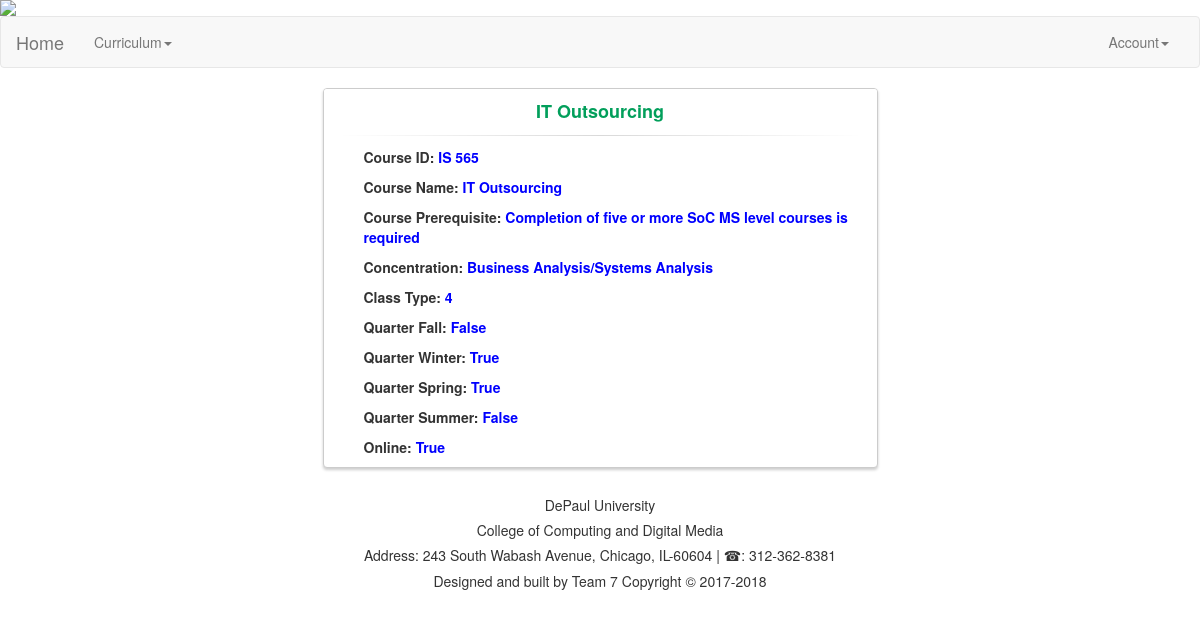
The page /isdetail/48/ on the database as committed earlier.
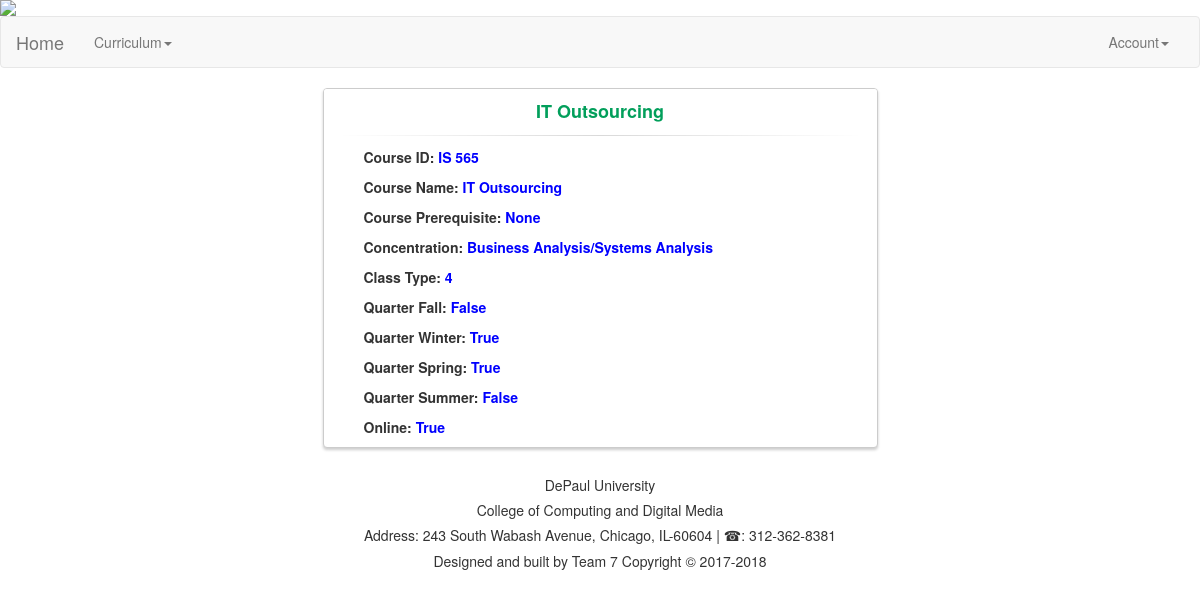
The same page on the database as committed later.
### courses/is_models.py (models this page shows, shortened)
class IS_Course(models.Model):
    is_course_id = models.CharField(max_length=120)
    is_course_name = models.CharField(max_length=120)
    is_pre_req = models.CharField(max_length=120)
    is_cons = models.CharField(max_length=120)
    is_class_type = models.CharField(max_length=120)
    fall = models.BooleanField()
    winter = models.BooleanField()
    spring = models.BooleanField()
    summer = models.BooleanField()
    online = models.BooleanField()

### courses/views.py (the view, shortened to what this page needs)
# urls.py: url(r'^isdetail/(?P<id>\d+)/$', is_course_detail, name='ISdetail'),
def is_course_detail(request, id):
	instance = get_object_or_404(IS_Course, id=id)
	context = {
		"title" : instance.is_course_name,
		"instance": instance
	}
	return render(request, "is_detail.html", context)

### templates/is_detail.html (shortened to what this page needs)
<!DOCTYPE html>
<html lang="en">
  <head>
    <link rel="stylesheet" href="https://maxcdn.bootstrapcdn.com/bootstrap/3.3.7/css/bootstrap.min.css">
  </head>
      <img src='https://quikpayasp.com/depaul/quikpay/etc/image/upload/DePaul%20banner_1280.jpg' height=" "100%" width="100%"class='img-responsive'/>
    <nav class="navbar navbar-default">
      <div class="container-fluid">
        <div class="navbar-header">
          <a class="navbar-brand" href="/home">Home</a>
        </div>
        <div class="collapse navbar-collapse" id="bs-example-navbar-collapse-1">
          <ul class="nav navbar-nav">
            <li class="dropdown">
              <a href="#" class="dropdown-toggle" data-toggle="dropdown" role="button" aria-haspopup="true" aria-expanded="false">Curriculum<span class="caret"></span></a>
            </li>
          </ul>
          <ul class="nav navbar-nav navbar-right">
            <li class="dropdown">
              <a href="#" class="dropdown-toggle" data-toggle="dropdown" role="button" aria-haspopup="true" aria-expanded="false">Account<span class="caret"></span></a>
            </li>
          </ul>
        </div>
      </div>
    </nav>
    <div class="container">
      <div class="row">
      <div class="col-md-6 col-md-offset-3">
        <div class="panel panel-login">
          <div class="panel-heading">
            <div class="row">
              <div align="center">
                <a class="active" id="login-form-link">{{title}}</a>
              </div>
            </div>
            <hr>
          </div>
<ul>
	<p><b> Course ID:  <font color="blue">{{instance.is_course_id}}</p></font></b>
	<p><b> Course Name:  <font color="blue"> {{instance.is_course_name}}</p></font>
  <p><b> Course Prerequisite:  <font color="blue">
  {{instance.is_pre_req}}</p></font></font>
  <p><b> Concentration:  <font color="blue">
  {{instance.is_cons}}</p></font></font>
  <p><b>  Class Type:  <font color="blue">
  {{instance.is_class_type }}</p></font></font>
  <p><b> Quarter Fall:  <font color="blue">
  {{instance.fall}}</p></font>
  <p><b> Quarter Winter:  <font color="blue">
  {{instance.winter}}</p></font>
  <p><b> Quarter Spring:  <font color="blue">
  {{instance.spring}}</p></font>
  <p><b> Quarter Summer:  <font color="blue">
  {{instance.summer}}</p></font>
   <p><b> Online:  <font color="blue">
  {{instance.online}}</p></font>
</ul>
            </div>
          </div>
        </div>
      </div>
  <div id="footer">
    <center><h5>DePaul University</h5></center>
    <center><h5>College of Computing and Digital Media </h5></center>
    <h5><p><center> Address: 243 South Wabash Avenue, Chicago, IL-60604 | &#9742: 312-362-8381</center></p></h5>
    <h5><p><center>Designed and built by Team 7 Copyright &copy; 2017-2018</center></p></h5>
</div>
  </body>
</html>

Rows that differ between the two databases and show on the page:
changed IS_Course "IT Outsourcing": is_pre_req "Completion of five or more SoC MS level courses is required" → "None"
